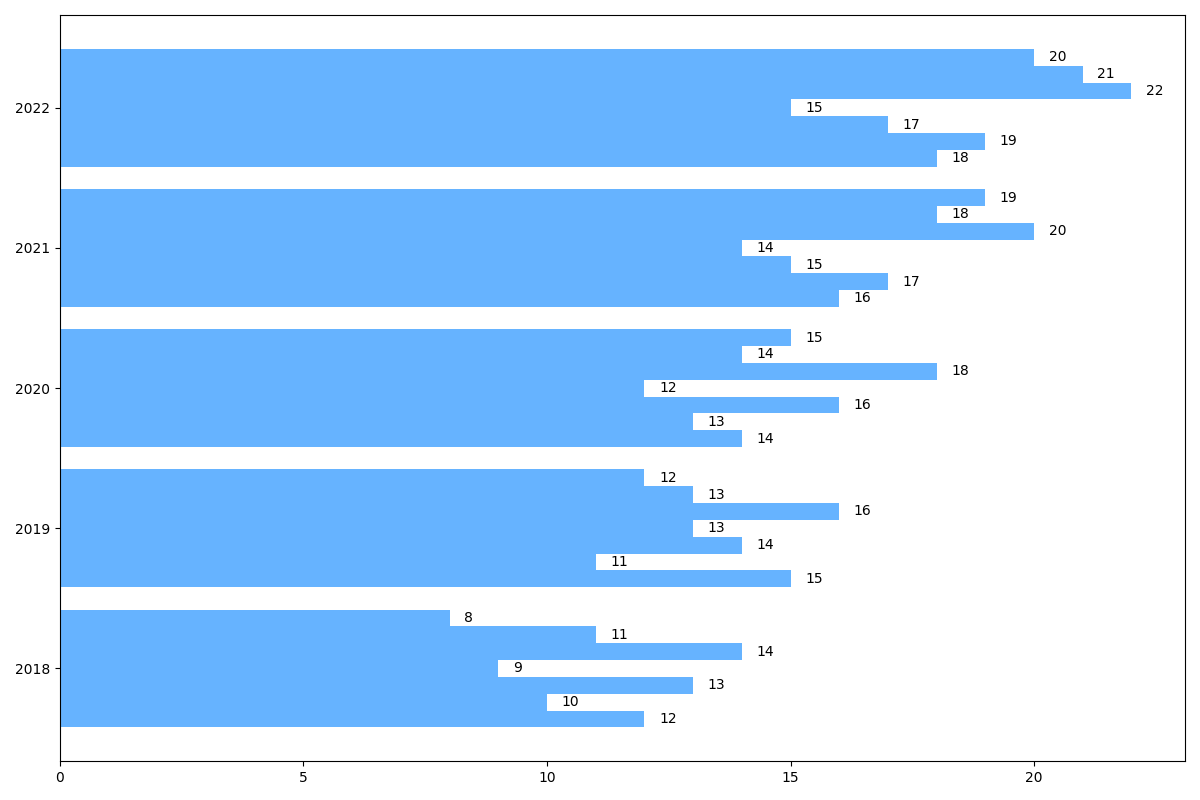

This figure's Python source:
import matplotlib.pyplot as plt
import numpy as np

regions = ['Avalon', 'Mystica', 'Faerun', 'Narnia', 'Wonderland', 'Elvandar', 'Middle Earth']
years = [2018, 2019, 2020, 2021, 2022]

production_data = np.array([
    [12, 15, 14, 16, 18],
    [10, 11, 13, 17, 19],
    [13, 14, 16, 15, 17],
    [9, 13, 12, 14, 15],
    [14, 16, 18, 20, 22],
    [11, 13, 14, 18, 21],
    [8, 12, 15, 19, 20]
])

bar_height = 0.12
y = np.arange(len(years))

fig, ax = plt.subplots(figsize=(12, 8))

single_color = '#66b3ff'

for i, region in enumerate(regions):
    ax.barh(y + i * bar_height, production_data[i], height=bar_height, color=single_color)

ax.set_yticks(y + bar_height * 3)
ax.set_yticklabels(years)

for i in range(len(regions)):
    for j in range(len(years)):
        ax.text(production_data[i, j] + 0.3, y[j] + i * bar_height, str(production_data[i, j]), ha='left', va='center', fontsize=10)

plt.tight_layout()
plt.show()
